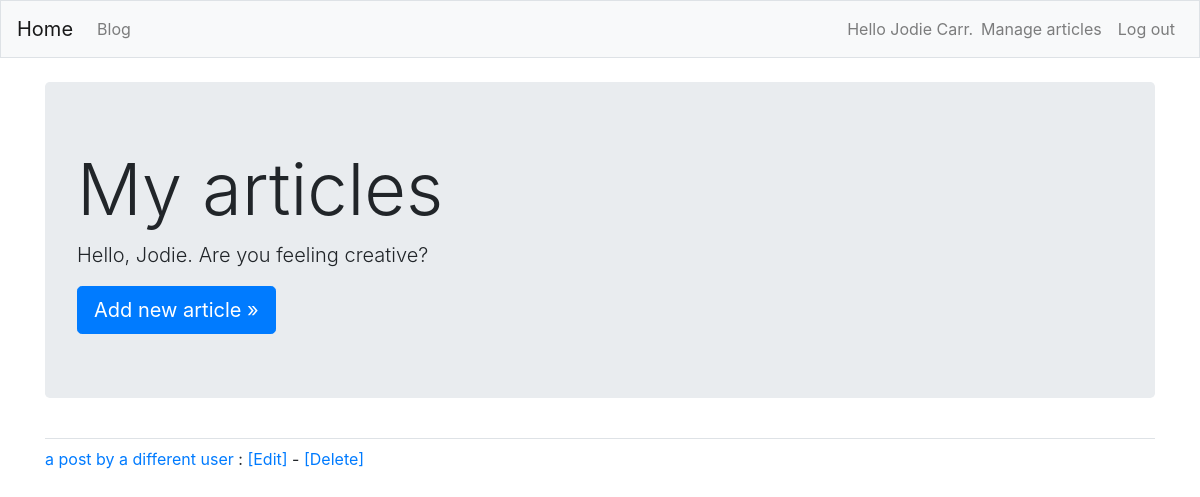
Page /blog/my-articles (signed in) on the earlier database version.
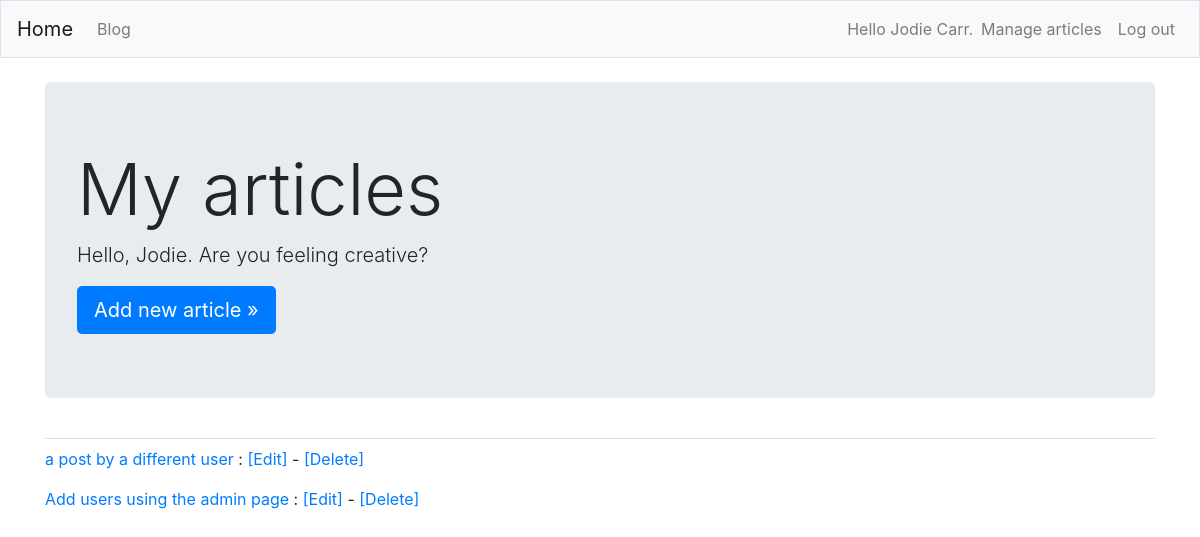
Same page on the later database version.
### blog/models.py (models this page shows, shortened)
class Article(models.Model):
    title = models.CharField(max_length=100)
    body = models.TextField()
    date = models.DateTimeField(auto_now_add=True)
    slug = models.SlugField()
    author = models.ForeignKey(User, on_delete=models.CASCADE)
    def get_absolute_url(self):
        return reverse('blog:article_detail', kwargs={'slug': self.slug})

### blog/views.py (the view)
# urls.py: path('blog/my-articles', views.user_articles, name='user_articles'),
@login_required
def user_articles(request):
    articles = Article.objects.filter(author=request.user).order_by('date')
    context = {'articles': articles}
    return render(request, 'user_articles.html', context)

### blog/Templates/user_articles.html (shortened to what this page needs)
{% extends 'base.html' %}
{% block page_header %}
    <div class="jumbotron">
        <h1 class="display-3">My articles</h1>
        <p class="lead">Hello, {{ user.first_name.title }}.  Are you feeling creative?</p>
        <a class="btn btn-lg btn-primary" href="{% url 'blog:add_article' %}" role="button">Add new article &raquo;</a>
    </div>
{% endblock page_header %}
{% block content %}
    {% for article in articles %}
        <p>
            <a href="{{ article.get_absolute_url }}">{{ article.title }}</a>
            {% if user.is_authenticated %}:
                <a href="{% url 'blog:edit_article' article.slug %}">[Edit]</a> -
                <a href="{% url 'blog:delete_article' article.slug %}">[Delete]</a>
            {% endif %}
        </p>
    {% endfor %}
{% endblock content %}

Differences in the rows shown:
added Article: title "Add users using the admin page"
